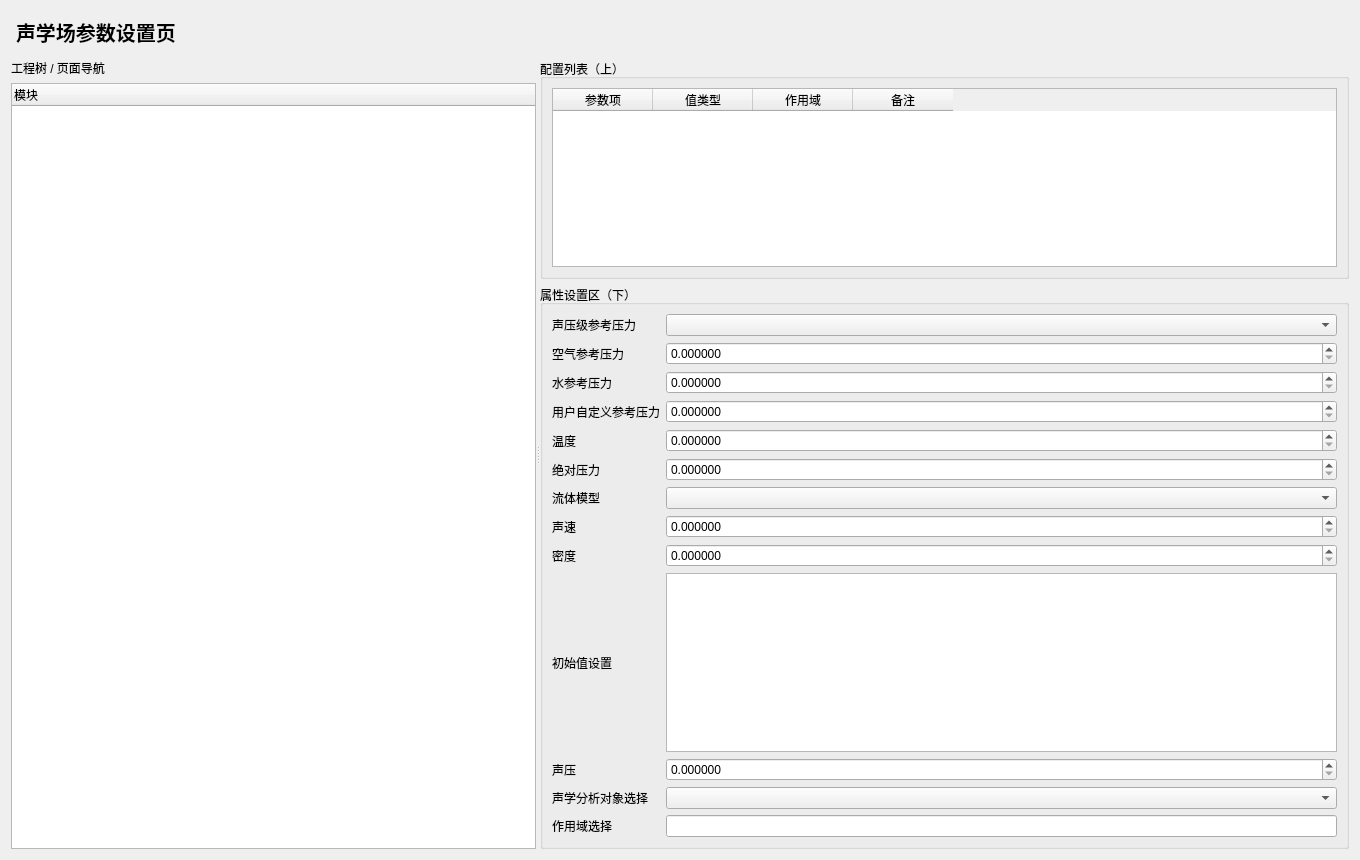
<?xml version="1.0" encoding="UTF-8"?>
<ui version="4.0">
 <class>AcousticParameterPage</class>
 <widget class="QWidget" name="AcousticParameterPage">
  <property name="geometry"><rect><x>0</x><y>0</y><width>1360</width><height>860</height></rect></property>
  <layout class="QVBoxLayout" name="rootLayout">
   <item><widget class="QLabel" name="titleLabel"><property name="styleSheet"><string notr="true">font-size:20px;font-weight:700;padding:6px 0;</string></property><property name="text"><string>声学场参数设置页</string></property></widget></item>
   <item>
    <widget class="QSplitter" name="mainSplitter">
     <property name="orientation"><enum>Qt::Horizontal</enum></property>
     <widget class="QWidget" name="leftPanel">
      <layout class="QVBoxLayout" name="leftLayout">
       <item><widget class="QLabel" name="navTitle"><property name="text"><string>工程树 / 页面导航</string></property></widget></item>
       <item><widget class="QTreeWidget" name="navTree"><column><property name="text"><string>模块</string></property></column></widget></item>
      </layout>
     </widget>
     <widget class="QWidget" name="rightPanel">
      <layout class="QVBoxLayout" name="rightLayout">
       <item>
        <widget class="QGroupBox" name="listGroup"><property name="title"><string>配置列表（上）</string></property>
         <layout class="QVBoxLayout" name="listLayout">
          <item><widget class="QTableWidget" name="configTable">              <column><property name="text"><string>参数项</string></property></column>
              <column><property name="text"><string>值类型</string></property></column>
              <column><property name="text"><string>作用域</string></property></column>
              <column><property name="text"><string>备注</string></property></column>
            </widget></item>
         </layout>
        </widget>
       </item>
       <item>
        <widget class="QGroupBox" name="propertyGroup"><property name="title"><string>属性设置区（下）</string></property>
         <layout class="QGridLayout" name="propertyLayout">
            <item row="0" column="0"><widget class="QLabel" name="f1Label"><property name="text"><string>声压级参考压力</string></property></widget></item>
            <item row="0" column="1"><widget class="QComboBox" name="f1Combo1"/></item>
            <item row="1" column="0"><widget class="QLabel" name="f2Label"><property name="text"><string>空气参考压力</string></property></widget></item>
            <item row="1" column="1"><widget class="QDoubleSpinBox" name="f2Double2"><property name="decimals"><number>6</number></property><property name="maximum"><double>1000000000.000000</double></property></widget></item>
            <item row="2" column="0"><widget class="QLabel" name="f3Label"><property name="text"><string>水参考压力</string></property></widget></item>
            <item row="2" column="1"><widget class="QDoubleSpinBox" name="f3Double3"><property name="decimals"><number>6</number></property><property name="maximum"><double>1000000000.000000</double></property></widget></item>
            <item row="3" column="0"><widget class="QLabel" name="f4Label"><property name="text"><string>用户自定义参考压力</string></property></widget></item>
            <item row="3" column="1"><widget class="QDoubleSpinBox" name="f4Double4"><property name="decimals"><number>6</number></property><property name="maximum"><double>1000000000.000000</double></property></widget></item>
            <item row="4" column="0"><widget class="QLabel" name="f5Label"><property name="text"><string>温度</string></property></widget></item>
            <item row="4" column="1"><widget class="QDoubleSpinBox" name="f5Double5"><property name="decimals"><number>6</number></property><property name="maximum"><double>1000000000.000000</double></property></widget></item>
            <item row="5" column="0"><widget class="QLabel" name="f6Label"><property name="text"><string>绝对压力</string></property></widget></item>
            <item row="5" column="1"><widget class="QDoubleSpinBox" name="f6Double6"><property name="decimals"><number>6</number></property><property name="maximum"><double>1000000000.000000</double></property></widget></item>
            <item row="6" column="0"><widget class="QLabel" name="f7Label"><property name="text"><string>流体模型</string></property></widget></item>
            <item row="6" column="1"><widget class="QComboBox" name="f7Combo7"/></item>
            <item row="7" column="0"><widget class="QLabel" name="f8Label"><property name="text"><string>声速</string></property></widget></item>
            <item row="7" column="1"><widget class="QDoubleSpinBox" name="f8Double8"><property name="decimals"><number>6</number></property><property name="maximum"><double>1000000000.000000</double></property></widget></item>
            <item row="8" column="0"><widget class="QLabel" name="f9Label"><property name="text"><string>密度</string></property></widget></item>
            <item row="8" column="1"><widget class="QDoubleSpinBox" name="f9Double9"><property name="decimals"><number>6</number></property><property name="maximum"><double>1000000000.000000</double></property></widget></item>
            <item row="9" column="0"><widget class="QLabel" name="f10Label"><property name="text"><string>初始值设置</string></property></widget></item>
            <item row="9" column="1"><widget class="QPlainTextEdit" name="f10Text10"><property name="maximumHeight"><number>70</number></property></widget></item>
            <item row="10" column="0"><widget class="QLabel" name="f11Label"><property name="text"><string>声压</string></property></widget></item>
            <item row="10" column="1"><widget class="QDoubleSpinBox" name="f11Double11"><property name="decimals"><number>6</number></property><property name="maximum"><double>1000000000.000000</double></property></widget></item>
            <item row="11" column="0"><widget class="QLabel" name="f12Label"><property name="text"><string>声学分析对象选择</string></property></widget></item>
            <item row="11" column="1"><widget class="QComboBox" name="f12Combo12"/></item>
            <item row="12" column="0"><widget class="QLabel" name="f13Label"><property name="text"><string>作用域选择</string></property></widget></item>
            <item row="12" column="1"><widget class="QLineEdit" name="f13Line13"/></item>
         </layout>
        </widget>
       </item>
      </layout>
     </widget>
    </widget>
   </item>
  </layout>
 </widget>
 <resources/>
 <connections/>
</ui>
